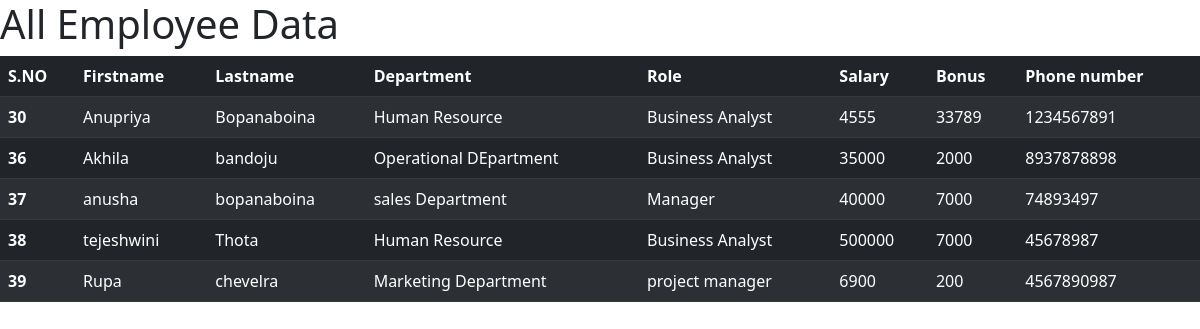
Page /all_emp/ on the committed database.
### employeeapp/models.py (models this page shows, shortened)
class Employee(models.Model):
    first_name=models.CharField(max_length=100,null=False)
    last_name = models.CharField(max_length=100, null=False)
    dept=models.ForeignKey(Department,on_delete=models.CASCADE )
    salary=models.IntegerField(default=0)
    bonus=models.IntegerField(default=0)
    role=models.ForeignKey(Role,on_delete=models.CASCADE )
    phone=models.IntegerField(default=0)

class Department(models.Model):
    name=models.CharField(max_length=100,null=False)
    loacation=models.CharField(max_length=100)
    def __str__(self):
        return self.name

class Role(models.Model):
    name=models.CharField(max_length=100,null=False)
    def __str__(self):
        return self.name

### employeeapp/views.py (the view)
# urls.py: path('all_emp/',views.all_emp , name='all_emp'),
def all_emp(request):
    emps=Employee.objects.all()
    context={'emps':emps}
    return render(request,'view_all_emp.html',context)

### templates/view_all_emp.html (shortened to what this page needs)
<!doctype html>
<html lang="en">
  <head>
    <link href="https://cdn.jsdelivr.net/npm/bootstrap@5.2.0-beta1/dist/css/bootstrap.min.css" rel="stylesheet">
  </head>
  <body>
  <h1>All Employee Data</h1>
<table class="table table-dark table-striped">
  <thead>
    <tr>
      <th scope="col">S.NO</th>
      <th scope="col">Firstname</th>
      <th scope="col">Lastname</th>
      <th scope="col">Department</th>
        <th scope="col">Role</th>
        <th scope="col">Salary</th>
        <th scope="col">Bonus</th>
        <th scope="col">Phone number</th>
    </tr>
  </thead>
  <tbody>
  {% for emp in emps %}
    <tr>
      <th scope="row">{{ emp.id}}</th>
      <td>{{  emp.first_name}}</td>
      <td>{{emp.last_name}}</td>
      <td>{{emp.dept}}</td>
        <td>{{emp.role}}</td>
        <td>{{emp.salary}}</td>
        <td>{{emp.bonus}}</td>
    <td>{{emp.phone}}</td>
    </tr>
{% endfor %}
  </tbody>
</table>
  </body>
</html>

### rows in the picture
Employee: id "30", first_name "Anupriya", last_name "Bopanaboina", dept "Human Resource", role "Business Analyst", salary "4555", bonus "33789", phone "1234567891"
Employee: id "36", first_name "Akhila", last_name "bandoju", dept "Operational DEpartment", role "Business Analyst", salary "35000", bonus "2000", phone "8937878898"
Employee: id "37", first_name "anusha", last_name "bopanaboina", dept "sales Department", role "Manager", salary "40000", bonus "7000", phone "74893497"
Employee: id "38", first_name "tejeshwini", last_name "Thota", dept "Human Resource", role "Business Analyst", salary "500000", bonus "7000", phone "45678987"
Employee: id "39", first_name "Rupa", last_name "chevelra", dept "Marketing Department", role "project manager", salary "6900", bonus "200", phone "4567890987"
